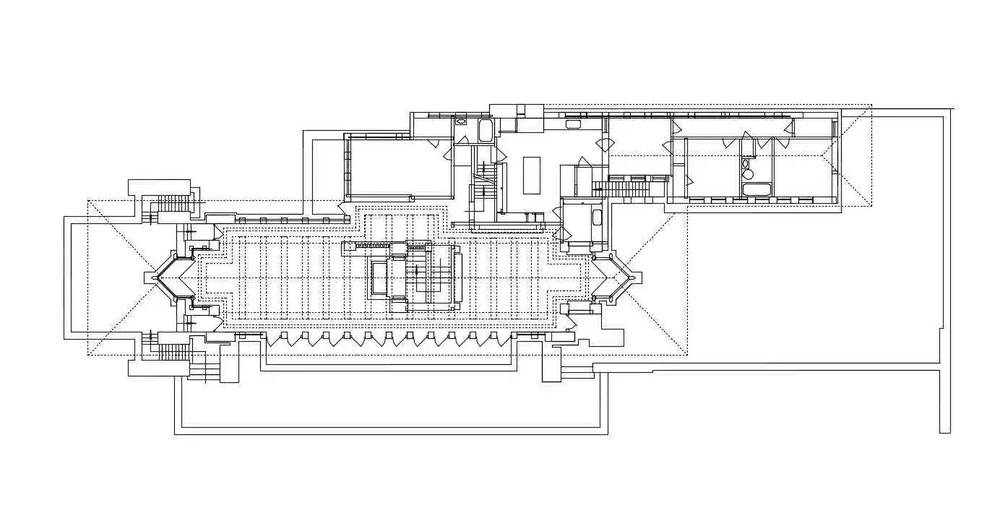
#> input picture prepwork/opencv_houdini/flw_robie_plan.jpg, 1000 x 508 px, shrunk from 1384 x 703 before the run
$ python SIFT_in_opencv.py
#> lines starting #> are read from the running program, lines starting #| are printed output that depends on the picture
import numpy as np
import cv2 as cv
img = cv.imread('flw_robie_plan.jpg')
#> img is the input picture: shape (508, 1000, 3); min 0, max 255, mean 243
gray= cv.cvtColor(img,cv.COLOR_BGR2GRAY)
sift = cv.SIFT_create()
kp = sift.detect(gray,None)
#> kp = 1664 keypoints; strongest (x, y, size): (511, 337, 2), (214, 239, 2), (214, 316, 1.9), (527, 214, 2.8)
img=cv.drawKeypoints(gray,kp,img)
cv.imwrite('sift_keypoints.jpg',img)

img=cv.drawKeypoints(gray,kp,img,flags=cv.DRAW_MATCHES_FLAGS_DRAW_RICH_KEYPOINTS)
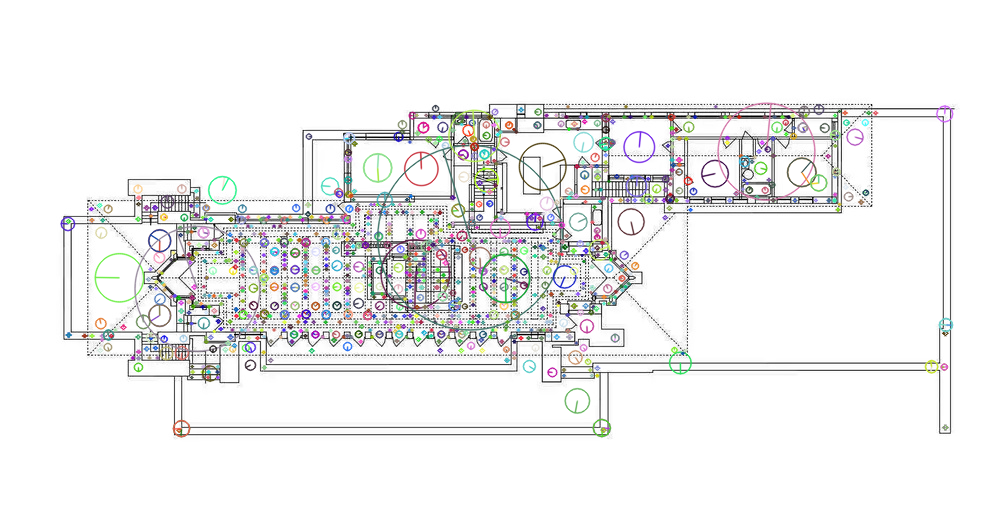
#> img: shape (508, 1000, 3); mean B, G, R 238.4, 238.5, 238.4
cv.imwrite('sift_keypoints.jpg',img)

$ run again, with prepwork/opencv_houdini/a.jpg copied over prepwork/opencv_houdini/flw_robie_plan.jpg
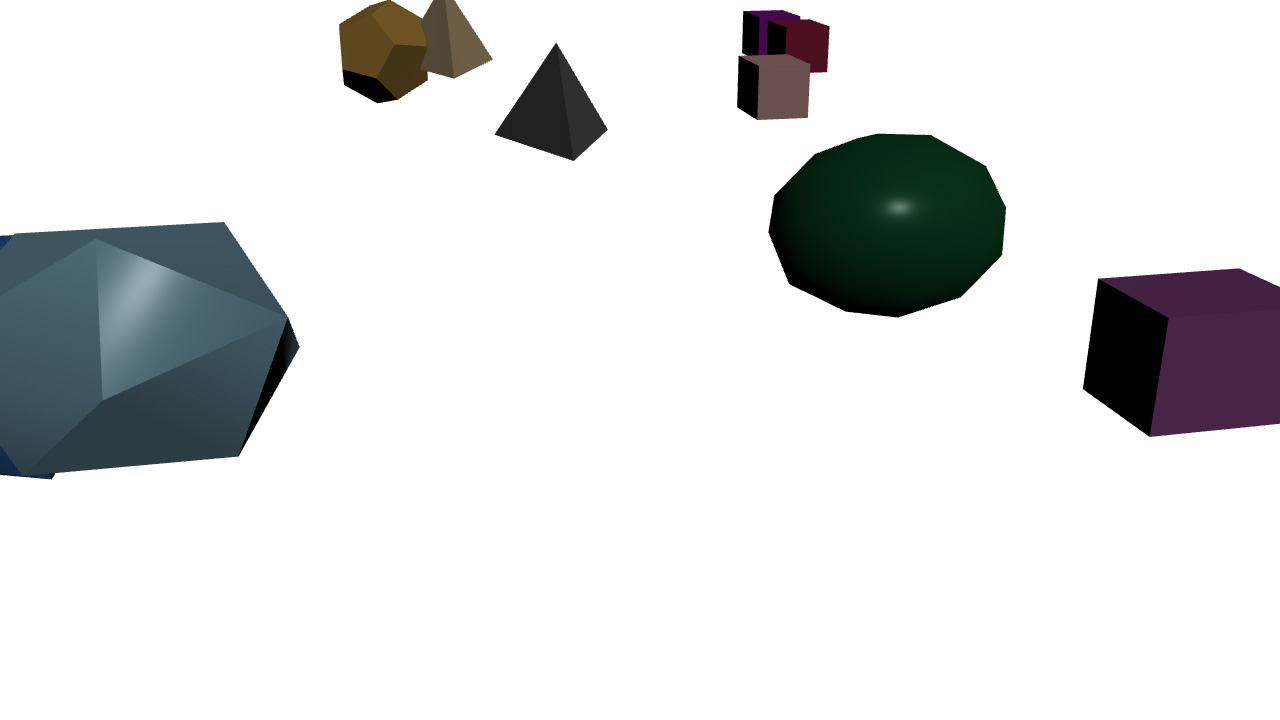
#> input picture prepwork/opencv_houdini/a.jpg, 1280 x 720 px
#> img is the input picture: shape (720, 1280, 3); mean B, G, R 222.9, 222.3, 221
#> `gray= cv.cvtColor(img,cv.COLOR_BGR2GRAY)`:
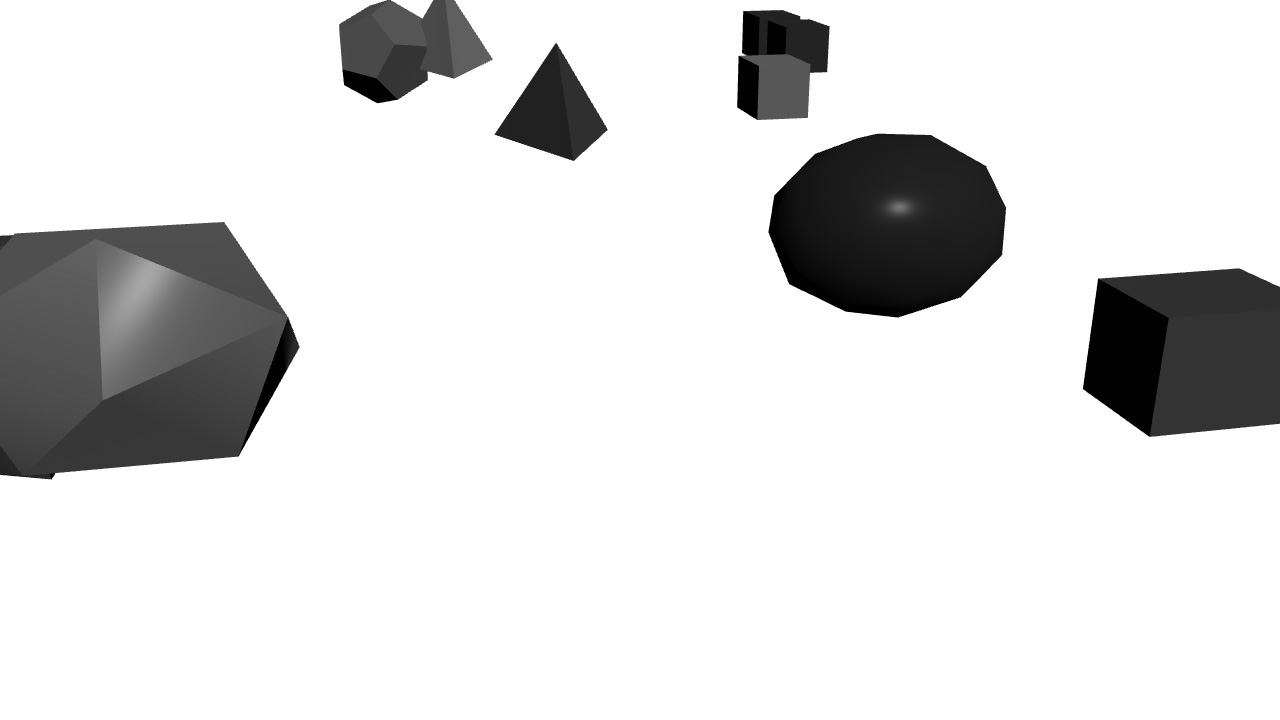
#> gray: shape (720, 1280); min 0, max 255, mean 222
#> kp = 127 keypoints; strongest (x, y, size): (885, 229, 130), (554, 115, 57.3), (1155, 352, 104.7), (749, 100, 19.1)
#> `img=cv.drawKeypoints(gray,kp,img,flags=cv.DRAW_MATCHES_FLAGS_DRAW_RICH..`:
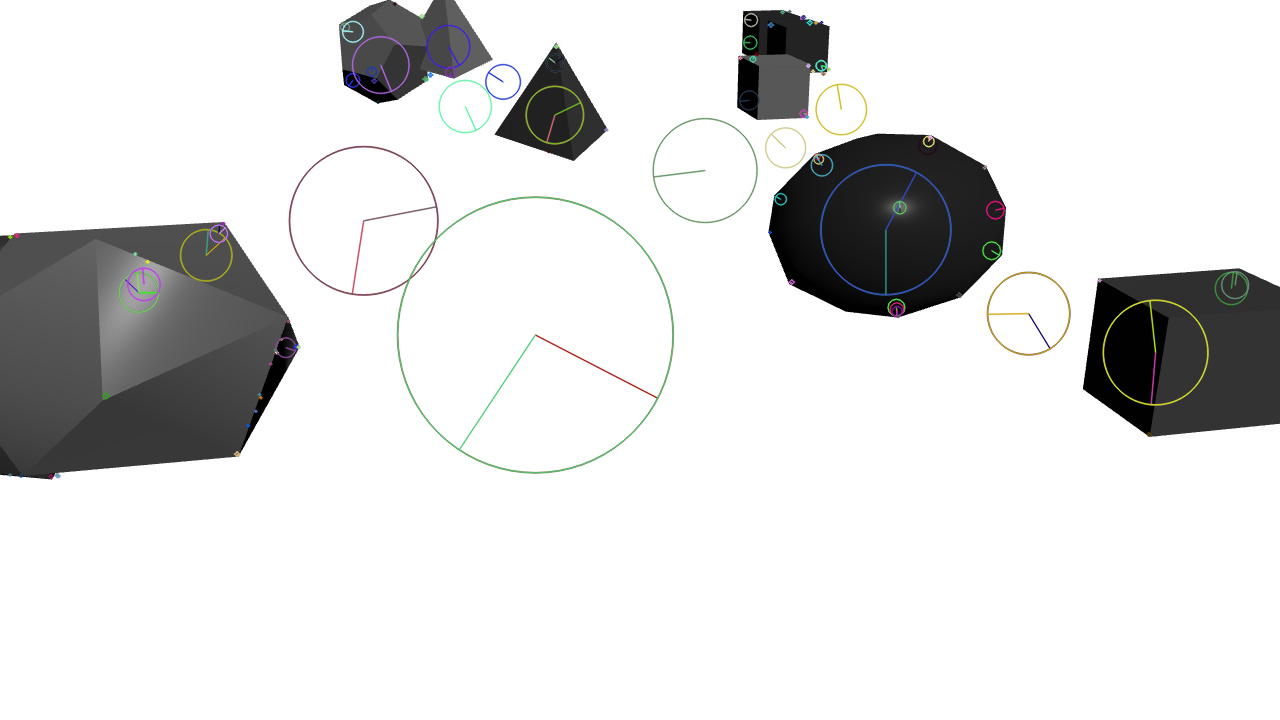
#> img: shape (720, 1280, 3); mean B, G, R 221.6, 221.8, 221.7
